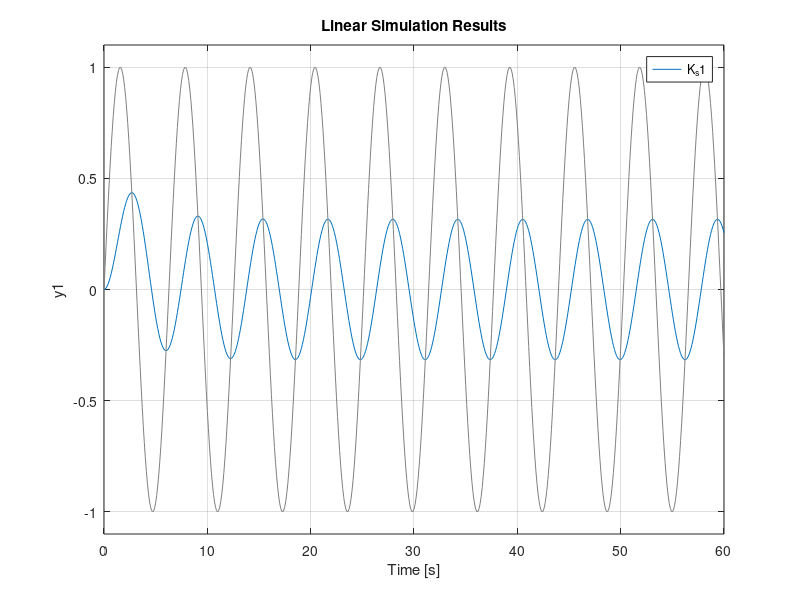
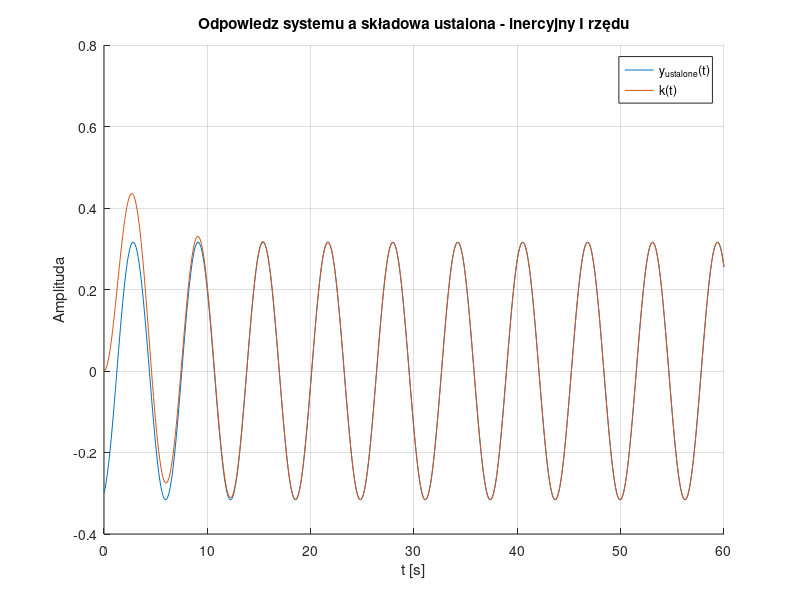
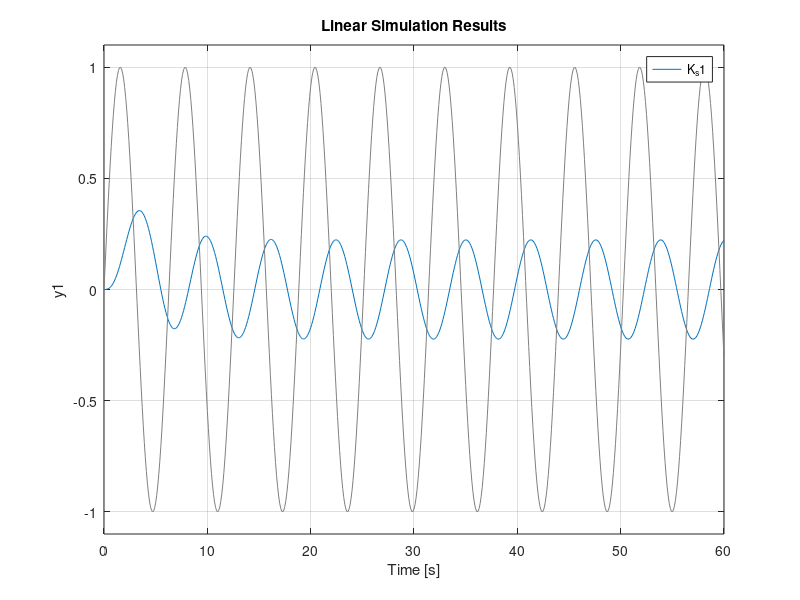
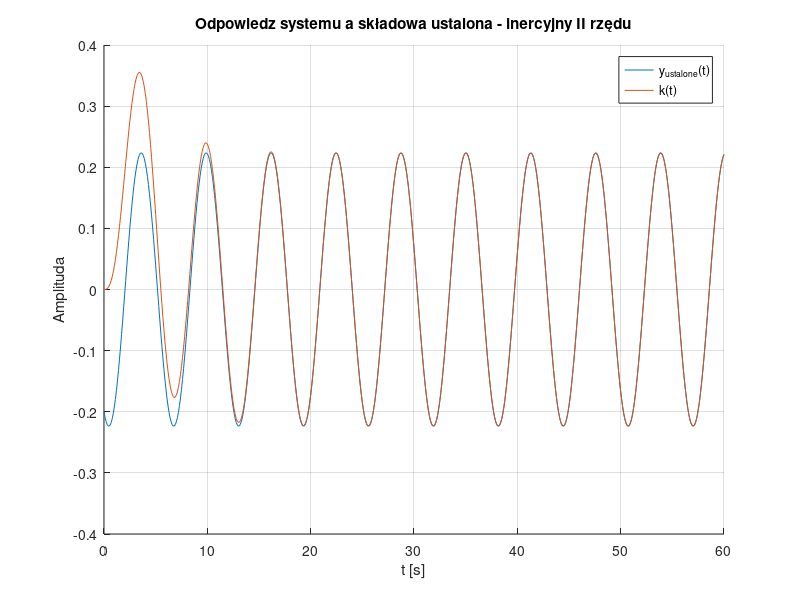

The MATLAB script that drew these images, in order: (Note: this script raises an error after producing the figures.)
clear all;
close all;
%%%%%%%%%%%%%%%%%%%%%%%%%%%%%%%%%%%%%%%%%%%%%%%%%
%                                               %
% Autor: Piotr Bednarek                         %
% Indeks: 249472                                %
%                                               %
%%%%%%%%%%%%%%%%%%%%%%%%%%%%%%%%%%%%%%%%%%%%%%%%%


%USTAWIENIA I rzedu
T1=3;  w=1;
K_s1=tf(1,[T1, 1])

L=1;
M=1+T1*w*j;
K_jw=L/M

A=abs(K_jw)
Y=angle(K_jw)

t=0:0.1:60;
signal=sin(w.*t);

skl_ustal=A*sin(w.*t+Y);

[k_t,t_2]=lsim(K_s1,signal,t);
%%%%%%%%RYSOWANIE%%%%%%%%
figure(1);
lsim(K_s1,signal,t);

figure(2);
hold on;
grid on;
plot(t,skl_ustal);
plot(t_2,k_t);

title("Odpowiedz systemu a składowa ustalona - inercyjny I rzędu");
xlabel("t [s]");
ylabel("Amplituda");
legend("y_{ustalone}(t)","k(t)");



%USTAWIENIA II rzedu
T1=1; T2=3; w=1;
K_s1=tf(1,[T1*T2, T1+T2, 1])

L=1;
M=(T1*w*j+1)*(T2*w*j+1);
K_jw=L/M

A=abs(K_jw)
Y=angle(K_jw)

t=0:0.1:60;
signal=sin(w.*t);

skl_ustal=A*sin(w.*t+Y);

[k_t,t_2]=lsim(K_s1,signal,t);
%%%%%%%%RYSOWANIE%%%%%%%%
figure(3);
lsim(K_s1,signal,t);

figure(4);
hold on;
grid on;
plot(t,skl_ustal);
plot(t_2,k_t);

title("Odpowiedz systemu a składowa ustalona - inercyjny II rzędu");
xlabel("t [s]");
ylabel("Amplituda");
legend("y_{ustalone}(t)","k(t)");

%%%%%%%%%%%%%%%%%PODPUNKT 2a%%%%%%%%%%%%%%%%%%%%%%%
w=0.0:0.01:30;
T1=3; T2=1; 
L=1;
M=(T1.*w*j+1).*(T2.*w*j+1);
K_jw=L./M;
R=real(K_jw);
I=imag(K_jw);

%%%%%%%%RYSOWANIE%%%%%%%%
figure(5);
plot3(R,I,w);
title("Charakterystyka amplitudowo-fazowa członu inercyjnego II rzędu");
xlabel("Re[K(jw)]");
ylabel("Im[K(jw)]");
zlabel("\omega");
legend("K(j\omega)");
%%%%%%%%%%%%%%%%%%%%%%%%%%%%%%%%%%%%%%%%%%%%%%%%%%

%%%%%%%%%%%%%%%%%PODPUNKT 2b%%%%%%%%%%%%%%%%%%%%%%%
w=0.0:0.01:30;
T=3;
K_jw=exp(-1.*w.*T*j);
R=real(K_jw);
I=imag(K_jw);

%%%%%%%%RYSOWANIE%%%%%%%%
figure(6);
plot3(R,I,w);
title("Charakterystyka amplitudowo-fazowa członu opóźniającego");
xlabel("Re[K(jw)]");
ylabel("Im[K(jw)]");
zlabel("\omega");
legend("K(j\omega)");
%%%%%%%%%%%%%%%%%%%%%%%%%%%%%%%%%%%%%%%%%%%%%%%%%%

%%%%%%%%%%%%%%%%%PODPUNKT 2c%%%%%%%%%%%%%%%%%%%%%%%
w=0.0:0.01:30;
T=3;
L=1;
M=1+(T*w.*j)
K_jw=L./M;
R=real(K_jw);
I=imag(K_jw);

%%%%%%%%RYSOWANIE%%%%%%%%
figure(7);
plot3(R,I,w);
title("Charakterystyka amplitudowo-fazowa członu inercyjnego I rzędu");
xlabel("Re[K(jw)]");
ylabel("Im[K(jw)]");
zlabel("\omega");
legend("K(j\omega)");
%%%%%%%%%%%%%%%%%%%%%%%%%%%%%%%%%%%%%%%%%%%%%%%%%%


%%%%%%%%%%%%%%%%%PODPUNKT 3%%%%%%%%%%%%%%%%%%%%%%%
clear all;
T1=3; 
K_s1=tf(1,[T1,1]);
ltiview('nyquist',K_s1);


T1=3;  T2=1;
K_s2=tf(1,[T1*T2,T1+T2,1]);
ltiview('nyquist',K_s2);
%%%%%%%%%%%%%%%%%%%%%%%%%%%%%%%%%%%%%%%%%%%%%%%%%%

